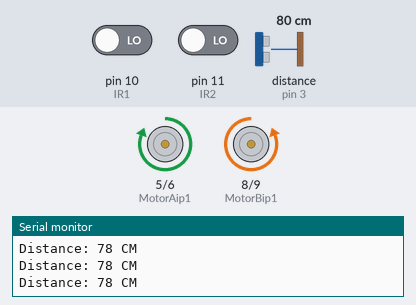
Bench run of a sketch on a simulated Arduino Uno, built with avr-gcc and run on an emulated ATmega328P. Shown: motor-driver pin pairs drawn as motors (green arrow = first pin HIGH = forward, orange = second pin HIGH = backward, longer = more drive, scaled by the enable pin), the last lines printed to the serial monitor. Wiring (inferred from the names in the program): ultrasonic range finder: trigger pin 2; echo pin 3. The test bench sets the inputs (shaded band); at power-on: distance to the obstacle (sensor on pin 3) 80 cm, pin 10 (IR1) LOW, pin 11 (IR2) LOW. The echo pulse lasts 58.3 µs per cm.

Above: at 1.2 s.
1.3 s: distance to the obstacle (sensor on pin 3) set to 19 cm
2.8 s: distance to the obstacle (sensor on pin 3) set to 15 cm
At 3.6 s:
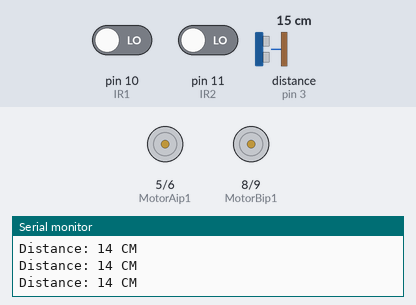
4.3 s: distance to the obstacle (sensor on pin 3) set to 18 cm
At 4.8 s:
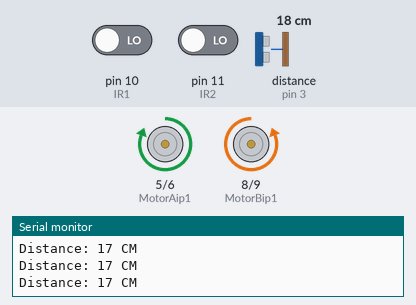
7.3 s: pin 10 (IR1) driven HIGH
At 7.8 s:
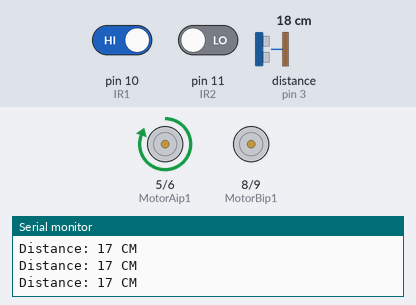
8.8 s: pin 10 (IR1) driven LOW
At 10.0 s:
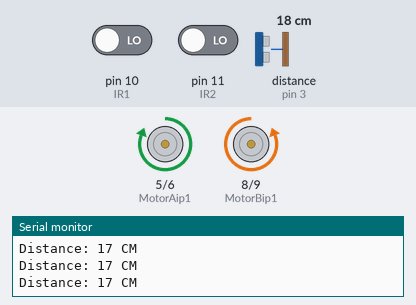
10.3 s: pin 11 (IR2) driven HIGH
At 11.3 s:
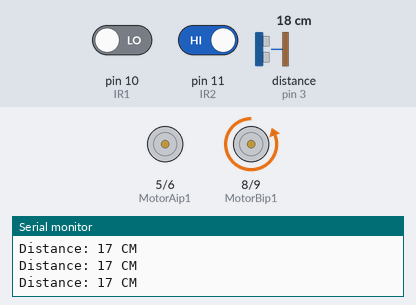
Timing chart, 0 to 12.8 s (numbered marks = the images above; inputs shaded):
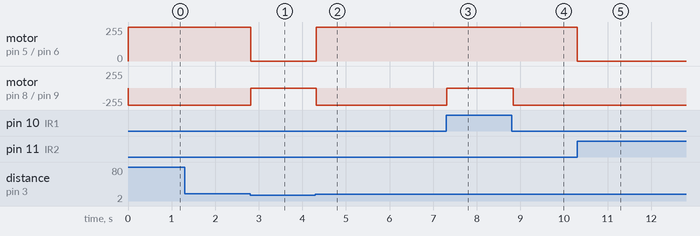

Measured:
- the behaviour switches between 17 and 16 cm on distance to the obstacle (sensor on pin 3) (found by bisection; images 0 and 1)
- after the input at 2.8 s, motor on pin 5 (MotorAip1) / pin 6 (MotorAip2): forward 255/255 → stopped at once; motor on pin 8 (MotorBip1) / pin 9 (MotorBip2): backward 255/255 → stopped at once
- after the input at 4.3 s, motor on pin 5 (MotorAip1) / pin 6 (MotorAip2): stopped → forward 255/255 at once; motor on pin 8 (MotorBip1) / pin 9 (MotorBip2): stopped → backward 255/255 at once
- after the input at 7.3 s, motor on pin 8 (MotorBip1) / pin 9 (MotorBip2): backward 255/255 → stopped at once
- after the input at 8.8 s, motor on pin 8 (MotorBip1) / pin 9 (MotorBip2): stopped → backward 255/255 at once
- after the input at 10.3 s, motor on pin 5 (MotorAip1) / pin 6 (MotorAip2): forward 255/255 → stopped at once

The sketch:

Arduino2.ino
```cpp
// Black Line Follower
int IR1=10;      //Right sensor
int IR2=11;    //left Sensor
// motor one
int enA = 4;    //Right motor
int MotorAip1=5;
int MotorAip2=6;
// motor two
int enB = 7;    //Left motor
int MotorBip1=8;
int MotorBip2=9;

//Ultrasound Sensor
#define echoPin 3
#define trigPin 2

long duration;
int distance;

void setup()
{
  Serial.begin(9600);

  // put your setup code here, to run once:
  pinMode(enA, OUTPUT);
  pinMode(enB, OUTPUT);
  pinMode(IR1,INPUT);
  pinMode(IR2,INPUT);
  pinMode(MotorAip1,OUTPUT);
  pinMode(MotorAip2,OUTPUT);
  pinMode(MotorBip1,OUTPUT);
  pinMode(MotorBip2,OUTPUT);

  //Ultrasound Sensor
  pinMode(trigPin, OUTPUT);
  pinMode(echoPin, INPUT);

}
void loop()
{
  digitalWrite(trigPin, LOW);
  delayMicroseconds(2);
  digitalWrite(trigPin, HIGH);
  delayMicroseconds(10);
  digitalWrite(trigPin, LOW);

  duration = pulseIn(echoPin, HIGH);
  distance = duration * 0.034 / 2;
  Serial.print("Distance: ");
  Serial.print(distance);
  Serial.println(" CM");

  if(distance <= 15){
    //Stop both Motors
    digitalWrite(MotorAip1,LOW);
    digitalWrite(MotorAip2,LOW);
    digitalWrite(MotorBip1,LOW);
    digitalWrite(MotorBip2,LOW);
   digitalWrite (enA, 0);
   digitalWrite (enB, 0);
  }


   else if(digitalRead(IR1)==HIGH && digitalRead(IR2)==HIGH) //IR will not glow on black line
  {
    //Stop both Motors
    digitalWrite(MotorAip1,LOW);
    digitalWrite(MotorAip2,LOW);
    digitalWrite(MotorBip1,LOW);
    digitalWrite(MotorBip2,LOW);
   digitalWrite (enA, 0);
   digitalWrite (enB, 0);
  }

  else if(digitalRead(IR1)==LOW && digitalRead(IR2)==LOW)  //IR not on black line
  {
    //Move both the Motors
    digitalWrite(MotorAip1,HIGH);
    digitalWrite(MotorAip2,LOW);
    digitalWrite(MotorBip1,LOW);
    digitalWrite(MotorBip2,HIGH);
    digitalWrite (enA, 200);
    digitalWrite (enB, 200);
  }

  else if(digitalRead(IR1)==LOW && digitalRead(IR2)==HIGH)
  {
    //Tilt robot towards left by stopping the left wheel and moving the right one
    digitalWrite(MotorAip1,LOW);
    digitalWrite(MotorAip2,LOW);
    digitalWrite(MotorBip1,LOW);
    digitalWrite(MotorBip2,HIGH);
    digitalWrite (enA, 200);
    digitalWrite (enB, 150);
   delay(100);
  }

  else if(digitalRead(IR1)==HIGH && digitalRead(IR2)==LOW)
  {
    //Tilt robot towards right by stopping the right wheel and moving the left one
     digitalWrite(MotorAip1,HIGH);     // If I want to turn right then the speed of the right wheel should be less than that of the left wheel, here, let a be the right wheel
    digitalWrite(MotorAip2,LOW);
    digitalWrite(MotorBip1,LOW);
    digitalWrite(MotorBip2,LOW);
    digitalWrite (enA, 150);
   digitalWrite (enB, 200);
   delay(100);
  }

  else
  {
    //Stop both the motors
    digitalWrite(MotorAip1,LOW);
    digitalWrite(MotorAip2,LOW);
    digitalWrite(MotorBip1,LOW);
    digitalWrite(MotorBip2,LOW);
    digitalWrite (enA, 0);
   digitalWrite (enB, 0);
  }
}
```
